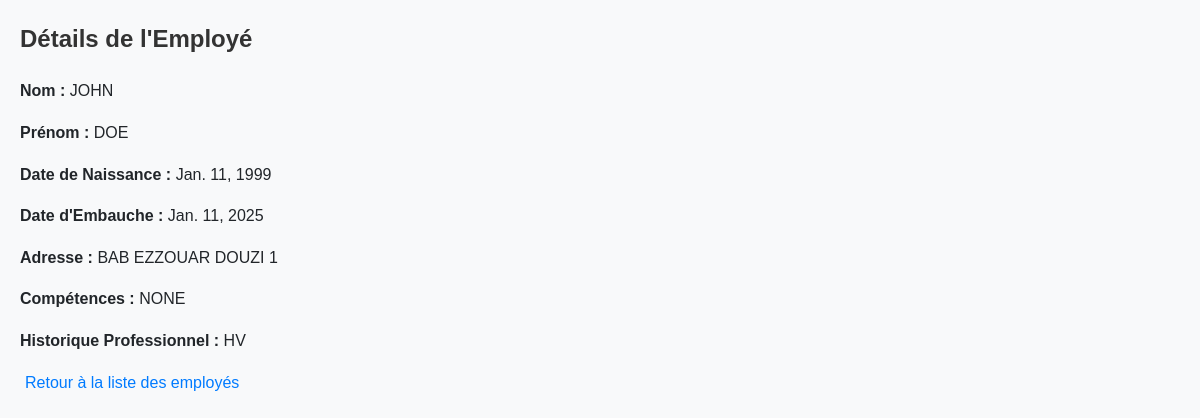
The page /employe/consult/4/ on the database as committed earlier.
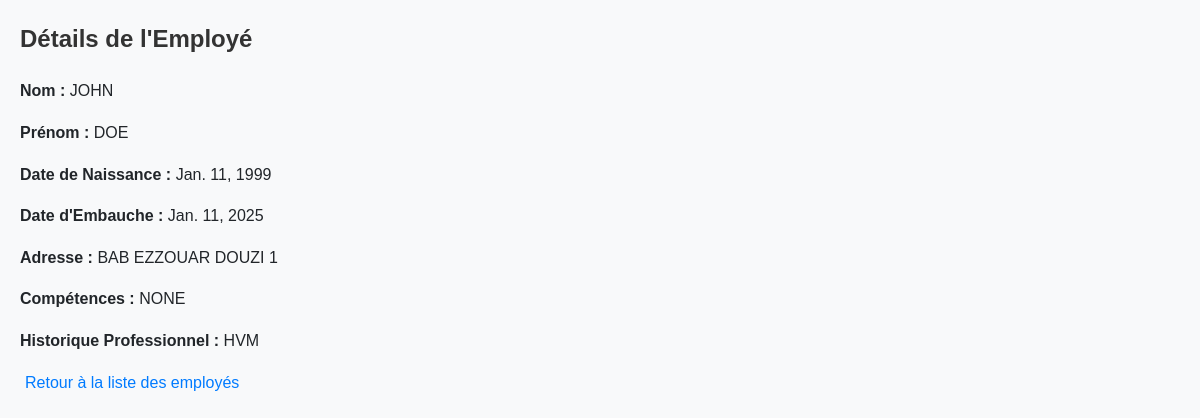
The same page on the database as committed later.
### app1/models.py (models this page shows, shortened)
class Employe(models.Model):
    HOMME = 'H'
    FEMME = 'F'
    SEXE_CHOICES = [
        (HOMME, 'Homme'),
        (FEMME, 'Femme'),
    ]
    nom = models.CharField(max_length=100, verbose_name="Nom")
    prenom = models.CharField(max_length=100, verbose_name="Prénom")
    date_naissance = models.DateField(verbose_name="Date de naissance")
    date_embauche = models.DateField(verbose_name="Date d'embauche")
    adresse = models.TextField(verbose_name="Adresse")
    service = models.ForeignKey(
        'Service',
        on_delete=models.SET_NULL,
        null=True,
        blank=True,
        verbose_name="Service"
    )
    competences = models.TextField(verbose_name="Compétences", blank=True)
    historique_professionnel = models.TextField(verbose_name="Historique professionnel", blank=True)
    sexe = models.CharField(
        max_length=1,
        choices=SEXE_CHOICES,
        verbose_name="Sexe",
        default=HOMME,  # Par défaut, l'employé est masculin
    )
    class Meta:
        verbose_name = "Employé"
        verbose_name_plural = "Employés"
        ordering = ['nom', 'prenom']  # Tri par nom puis prénom

### app1/views/employe_views.py (the view)
# urls.py: path('employe/consult/<int:employe_id>/', employe_views.consult_employe, name='consult_employe'),
def consult_employe(request, employe_id):
    employe = get_object_or_404(Employe, id=employe_id)
    context = {
        'employe': employe,
    }
    return render(request, 'employe_templates/consult_employe.html', context)

### app1/templates/employe_templates/consult_employe.html
{% load static %}
{% block content %}
<link rel="stylesheet" href="{% static 'css/style.css' %}" />
<h2>Détails de l'Employé</h2>
<p><strong>Nom :</strong> {{ employe.nom }}</p>
<p><strong>Prénom :</strong> {{ employe.prenom }}</p>
<p><strong>Date de Naissance :</strong> {{ employe.date_naissance }}</p>
<p><strong>Date d'Embauche :</strong> {{ employe.date_embauche }}</p>
<p><strong>Adresse :</strong> {{ employe.adresse }}</p>
<p><strong>Compétences :</strong> {{ employe.competences }}</p>
<p><strong>Historique Professionnel :</strong> {{ employe.historique_professionnel }}</p>
<a href="{% url 'rechercher_employe' %}">Retour à la liste des employés</a>
{% endblock %}

Rows that differ between the two databases and show on the page:
changed Employe "JOHN": historique_professionnel "HV" → "HVM"
